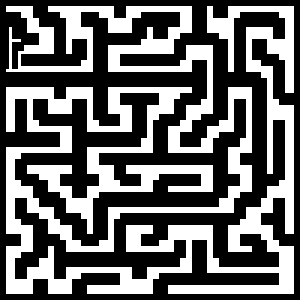
#> input picture graphTraversal/images/actualMaze.png, 100 x 100 px (shown 3 times larger)
$ python pixelsToBinary.py
#> lines starting #> are read from the running program, lines starting #| are printed output that depends on the picture; after the words box and inside, x2 and y2 are one past the last pixel; in counts of white or black regions, pixels touching at a corner belong together
import json
import numpy as np
from PIL import Image
# img = Image.open('images/smallMaze.png')
img = Image.open('images/actualMaze.png')
#> img is the input picture: PIL image 100x100 RGBA; mean R, G, B, A 103.3, 103.3, 103.3, 255
arr = np.array(img)[:,:,:3]
#> arr: shape (100, 100, 3); 40.5% white; 1 white region, box (x1, y1, x2, y2) and area: (2, 2, 98, 98) 4050

walls = np.zeros((arr.shape[0], arr.shape[1]))
# walls are black

black = np.array([0,0,0])
white = np.array([255,255,255])
for i in range(arr.shape[0]):
    for j in range(arr.shape[1]):
        if np.linalg.norm(black - arr[i][j]) > np.linalg.norm(white - arr[i][j]):
            walls[i,j] = False
        else:
            walls[i,j] = True
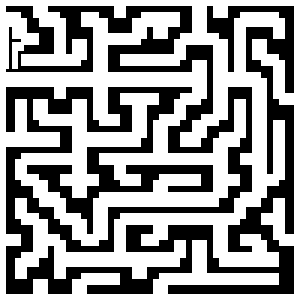
#> walls: shape (100, 100) float64 (shown 3 times larger); values 0 (black) and 1 (white), 59.5% white; 1 black region, box (x1, y1, x2, y2) and area: (2, 2, 98, 98) 4050
walls = walls.tolist()

import matplotlib.pyplot as plt
plt.imshow(walls)
plt.show()

with open('data/smallMaze.json', 'w') as f:
    json.dump(walls, f)
